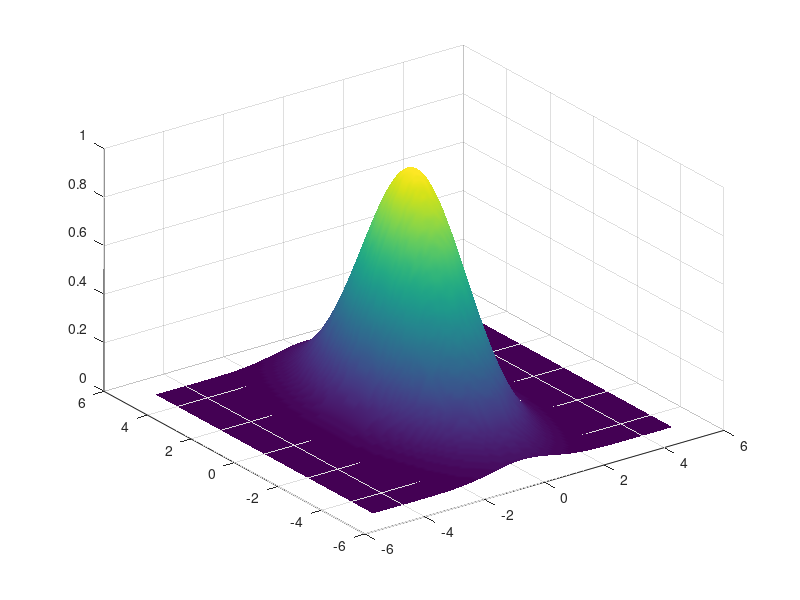

MATLAB code for this plot:
A = 1;
x0 = 0; y0 = 0;

sigma_X = 1;
sigma_Y = 2;

[X, Y] = meshgrid(-5:.1:5, -5:.1:5);

for theta = 0:pi/100:pi
    a = cos(theta)^2/(2*sigma_X^2) + sin(theta)^2/(2*sigma_Y^2);
    b = -sin(2*theta)/(4*sigma_X^2) + sin(2*theta)/(4*sigma_Y^2);
    c = sin(theta)^2/(2*sigma_X^2) + cos(theta)^2/(2*sigma_Y^2);

    Z = A*exp( - (a*(X-x0).^2 + 2*b*(X-x0).*(Y-y0) + c*(Y-y0).^2));

surf(X,Y,Z);shading interp;view(-36,36)
waitforbuttonpress
end
